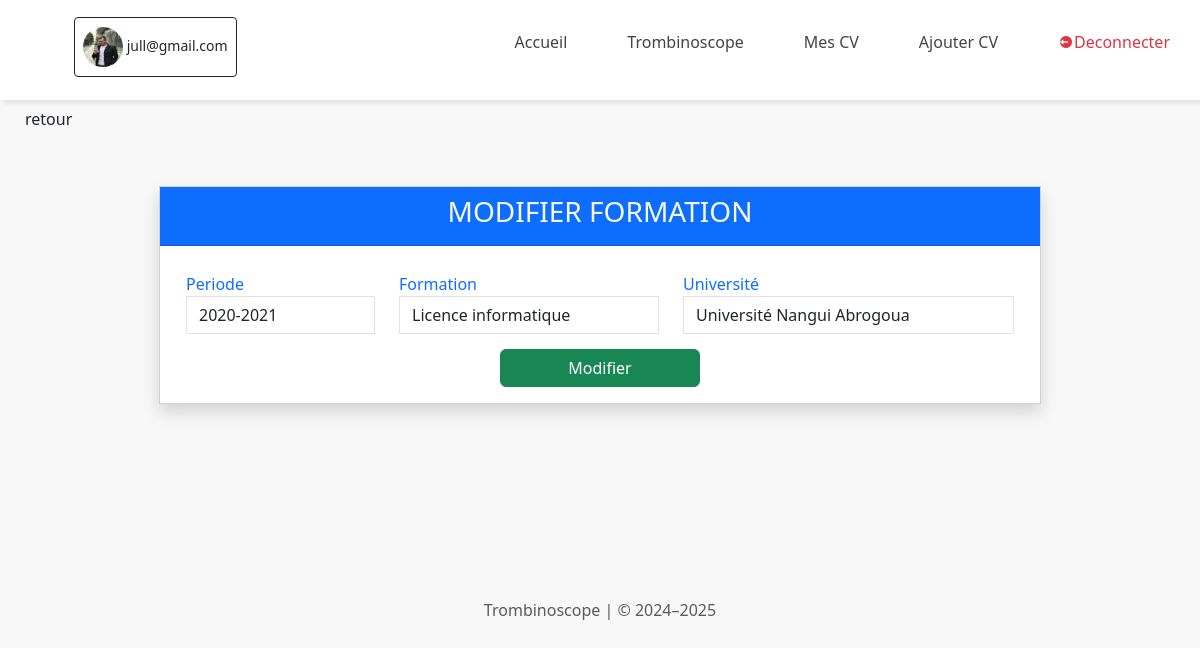
The page /edit-formation/1 (signed in) on the database its author committed.
### App/models.py (models this page shows)
class Personne(AbstractUser):
    email = models.EmailField(unique=True)
    username = None
    last_name = None
    first_name = None
    nom = models.CharField(max_length=30)
    prenom = models.CharField(max_length=30)
    telephone = models.CharField(max_length=30, unique=True)
    adresse = models.CharField(max_length=200)
    photo = models.ImageField(upload_to="photos/")
    USERNAME_FIELD = 'email'
    REQUIRED_FIELDS = ['nom', 'prenom', 'telephone','adresse']
    objects = PersonneManager()

class Formation(models.Model):
    etablissement = models.CharField(max_length=255)
    diplome = models.CharField(max_length=255)
    periode = models.CharField(max_length=4)
    personne = models.ForeignKey(Personne, on_delete=models.CASCADE)

### App/views.py (the view)
# urls.py: path('edit-formation/<int:id>',views.editFormation, name='edit-formation'),
@login_required
def editFormation(request, id):
    formation = Formation.objects.get(id=id)
    if request.method == "POST":
        print(f"--------------1-OK:")
        formation.etablissement = request.POST.get('etablissement')
        formation.diplome = request.POST.get('formation')
        formation.periode = request.POST.get('periode')
        formation.save()
        return redirect("getCv")
    else:
        return render(request, "cv/formation.html", {"formation":formation, "edit":True})

### App/templates/cv/formation.html (shortened to what this page needs)
{% extends "cv/base.html" %}
{% block content %}
<div>
    <button class="btn">retour</button>
</div>
<div class="d-flex justify-content-center mt-5">
    <div id="formation" class="card rounded-0 shadow w-75" >
        {% if edit %}
        <div class="card-header rounded-0 text-center bg-primary text-light"><h3>MODIFIER FORMATION</h3></div>
        {% else %}
        <div class="card-header rounded-0 text-center bg-primary text-light"><h3>NOUVELLE(S) FORMATION(S)</h3></div>
        {% endif %}
        <div class="card-body">
            {% if edit %}
            <form action="{% url 'edit-formation' id=formation.id %}" method="post">
            {% else %}
            <form id="formationForm" method="post">
            {% endif %}
                <div class="" style="padding: 10px;">
                    <div id="containerFormation">
                        <div class="row">
                            {% if edit %}
                            <div class="form-group col-3">
                                <label class="text-primary">Periode</label>
                                <input name="periode" type="text" value="{{formation.periode}}" class="form-control rounded-0" placeholder="Ex: 2012-2013">
                            </div>
                            <div class="form-group col-4">
                                <label class="text-primary">Formation</label>
                                <input  name="formation" type="text" value="{{formation.diplome}}" class="form-control rounded-0" placeholder="Ex: Licence en Information">
                            </div>
                            <div class="form-group col-5">
                                <label class="text-primary">Université</label>
                                <input name="etablissement" type="text" value="{{formation.etablissement}}" class="form-control rounded-0" placeholder="Université ou In">
                            </div>
                            {% endif %}
                        </div>
                    </div>
                </div>
                <div style="display: flex; justify-content: center; margin-top: 5px;">
                    {% if  edit %}
                    <button style="width: 200px;" class="btn btn-success" type="submit">Modifier</button>
                    {% else %}
                    <button style="width: 200px;" class="btn btn-success rounded-0" id="submitFormation">Ajouter</button>
                    {% endif %}
                </div>
            </form>
        </div>
    </div>
</div>
{% endblock %}

### App/templates/cv/base.html (shortened to what this page needs)
{% load static %}
<!DOCTYPE html>
<html lang="en">
<head>
    <link href="https://cdn.jsdelivr.net/npm/bootstrap@5.3.3/dist/css/bootstrap.min.css" rel="stylesheet">
    <link href='https://unpkg.com/boxicons@2.0.9/css/boxicons.min.css' rel='stylesheet'>
    <link href="https://cdnjs.cloudflare.com/ajax/libs/font-awesome/6.5.0/css/all.min.css" rel="stylesheet">
    <link href="https://cdn.jsdelivr.net/npm/select2@4.0.13/dist/css/select2.min.css" rel="stylesheet" />
</head>
<body>
    <nav class="navBar">
        <ul>
            {% if user.is_authenticated %}
            <li class="">
                <button type="button" class="btn btn-outline-dark btn-sm" style="margin-left: 3em; height: 60px;">
                    {% if user.photo %}
                        <img src="{{ user.photo.url }}" alt="User Image" class="rounded-circle" style="width: 40px; height: 40px;">
                    {% else %}
                        <img src="{% static 'assets/img/default-avatar.png' %}" alt="" class="rounded-circle me-2" style="width: 30px; height: 30px;">
                    {% endif %}
                        <span>{{ user.email }}</span>
                </button>
            </li>
            {% endif %}
            {% if user.is_authenticated %}
                <li class="hideOnMible">
                    <a class="lien" href="{% url 'profil' %}">
                        <span class="text">Accueil</span>
                    </a>
                </li>
                <li class="hideOnMible">
                    <a class="lien" href="{% url 'index' %}">
                        <span class="text">Trombinoscope</span>
                    </a>
                </li>
                <li class="hideOnMible">
                    <a class="lien" href="{% url 'mesCv' %}">
                        <span class="text">Mes CV</span>
                    </a>
                </li>
                <li class="hideOnMible">
                    <a class="lien" href="{% url 'format-cv' %}">
                        <span class="text">Ajouter CV</span>
                    </a>
                </li>
                <li class="hideOnMible">
                    <a href="{% url 'deconnexion' %}" class="text-danger">
                        <i class='bx bxs-log-out-circle' ></i>
                        <span class="text">Deconnecter</span>
                    </a>
                </li>
            {% endif %}
        </ul>
    </nav>
    <div id="content" class="container-fluid">
        {% block content %}
        {% endblock %}
    </div>
    <footer style="height: 60px; display: flex; align-items: center; justify-content: center; margin-top: 10em;">
        <div class="text-center">
            <p class="mt-5 mb-3 text-muted">Trombinoscope | © 2024–2025</p>
        </div>
    </footer>
</body>
</html>

### App/templates/cv/base.html (style rules this page uses)
* { margin: 0; padding: 0; }
body { min-height: 100vh; background-size: cover; background-repeat: no-repeat; background-position: center; background-color: #f9f8f8; font-family: 'Segoe UI', Tahoma, Geneva, Verdana, sans-serif'; }
.lien { color: #424346; }

### rows shown on the page
Personne: photo (picture), email "jull@gmail.com"
Formation: periode "2020-2021", formation "Licence informatique", etablissement "Université Nangui Abrogoua"
